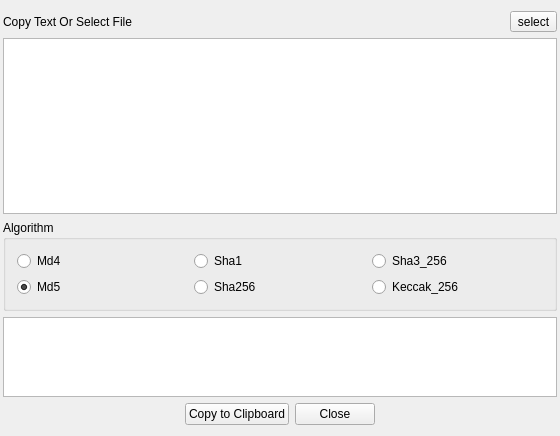
<?xml version="1.0" encoding="UTF-8"?>
<ui version="4.0">
 <class>Md5hashClass</class>
 <widget class="QWidget" name="Md5hashClass">
  <property name="geometry">
   <rect>
    <x>0</x>
    <y>0</y>
    <width>560</width>
    <height>436</height>
   </rect>
  </property>
  <property name="windowTitle">
   <string>Md5hash</string>
  </property>
  <layout class="QVBoxLayout" name="verticalLayout">
   <property name="leftMargin">
    <number>3</number>
   </property>
   <property name="rightMargin">
    <number>3</number>
   </property>
   <item>
    <layout class="QHBoxLayout" name="horizontalLayout">
     <item>
      <widget class="QLabel" name="label">
       <property name="text">
        <string>Copy Text Or Select File</string>
       </property>
      </widget>
     </item>
     <item>
      <widget class="QToolButton" name="toolButton">
       <property name="text">
        <string>select</string>
       </property>
      </widget>
     </item>
    </layout>
   </item>
   <item>
    <widget class="QPlainTextEdit" name="srcTextEdit"/>
   </item>
   <item>
    <widget class="QGroupBox" name="groupBox">
     <property name="title">
      <string>Algorithm</string>
     </property>
     <layout class="QGridLayout" name="gridLayout">
      <item row="0" column="0">
       <widget class="QRadioButton" name="md4RadioBt">
        <property name="text">
         <string>Md4</string>
        </property>
       </widget>
      </item>
      <item row="0" column="1">
       <widget class="QRadioButton" name="sha1RadioBt">
        <property name="text">
         <string>Sha1</string>
        </property>
       </widget>
      </item>
      <item row="0" column="2">
       <widget class="QRadioButton" name="sha3RadioBt">
        <property name="text">
         <string>Sha3_256</string>
        </property>
       </widget>
      </item>
      <item row="1" column="0">
       <widget class="QRadioButton" name="md5RadioBt">
        <property name="text">
         <string>Md5</string>
        </property>
        <property name="checked">
         <bool>true</bool>
        </property>
       </widget>
      </item>
      <item row="1" column="1">
       <widget class="QRadioButton" name="sha256RadioBt">
        <property name="text">
         <string>Sha256</string>
        </property>
       </widget>
      </item>
      <item row="1" column="2">
       <widget class="QRadioButton" name="kec256RadioBt">
        <property name="text">
         <string>Keccak_256</string>
        </property>
       </widget>
      </item>
     </layout>
    </widget>
   </item>
   <item>
    <widget class="QPlainTextEdit" name="hashTextEdit">
     <property name="sizePolicy">
      <sizepolicy hsizetype="Expanding" vsizetype="Fixed">
       <horstretch>0</horstretch>
       <verstretch>0</verstretch>
      </sizepolicy>
     </property>
     <property name="maximumSize">
      <size>
       <width>16777215</width>
       <height>80</height>
      </size>
     </property>
    </widget>
   </item>
   <item>
    <layout class="QHBoxLayout" name="horizontalLayout_2">
     <item>
      <spacer name="horizontalSpacer">
       <property name="orientation">
        <enum>Qt::Horizontal</enum>
       </property>
       <property name="sizeHint" stdset="0">
        <size>
         <width>40</width>
         <height>20</height>
        </size>
       </property>
      </spacer>
     </item>
     <item>
      <widget class="QPushButton" name="pushButton">
       <property name="text">
        <string>Copy to Clipboard</string>
       </property>
      </widget>
     </item>
     <item>
      <widget class="QPushButton" name="cancelBt">
       <property name="text">
        <string>Close</string>
       </property>
      </widget>
     </item>
     <item>
      <spacer name="horizontalSpacer_2">
       <property name="orientation">
        <enum>Qt::Horizontal</enum>
       </property>
       <property name="sizeHint" stdset="0">
        <size>
         <width>40</width>
         <height>20</height>
        </size>
       </property>
      </spacer>
     </item>
    </layout>
   </item>
  </layout>
 </widget>
 <layoutdefault spacing="6" margin="11"/>
 <resources/>
 <connections>
  <connection>
   <sender>toolButton</sender>
   <signal>clicked()</signal>
   <receiver>Md5hashClass</receiver>
   <slot>slot_select()</slot>
   <hints>
    <hint type="sourcelabel">
     <x>534</x>
     <y>19</y>
    </hint>
    <hint type="destinationlabel">
     <x>552</x>
     <y>239</y>
    </hint>
   </hints>
  </connection>
  <connection>
   <sender>cancelBt</sender>
   <signal>clicked()</signal>
   <receiver>Md5hashClass</receiver>
   <slot>close()</slot>
   <hints>
    <hint type="sourcelabel">
     <x>503</x>
     <y>412</y>
    </hint>
    <hint type="destinationlabel">
     <x>338</x>
     <y>430</y>
    </hint>
   </hints>
  </connection>
  <connection>
   <sender>pushButton</sender>
   <signal>clicked()</signal>
   <receiver>Md5hashClass</receiver>
   <slot>on_copyClipboard()</slot>
   <hints>
    <hint type="sourcelabel">
     <x>393</x>
     <y>415</y>
    </hint>
    <hint type="destinationlabel">
     <x>539</x>
     <y>430</y>
    </hint>
   </hints>
  </connection>
 </connections>
 <slots>
  <slot>slot_select()</slot>
  <slot>on_copyClipboard()</slot>
 </slots>
</ui>
